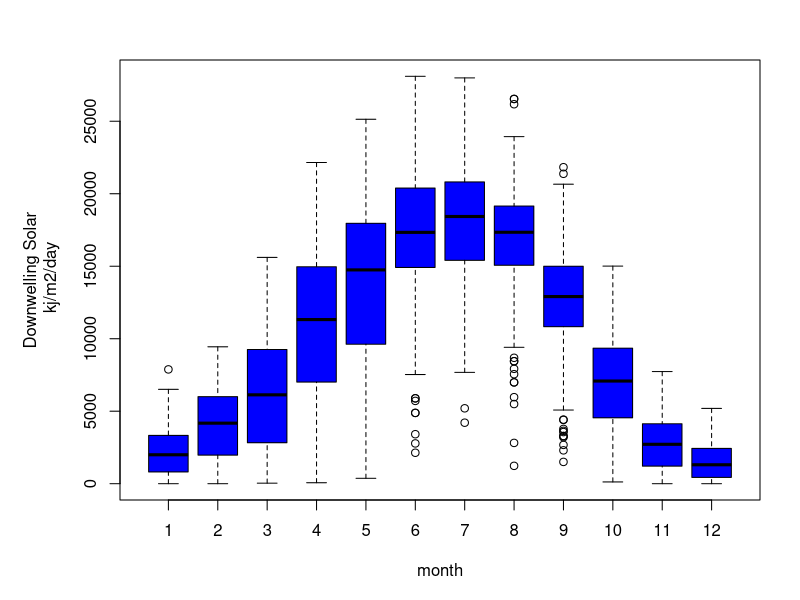

Source code (R):
sunlight = read.table("sun.txt", header=T)
par(mar=c(5,6,3,2))
boxplot(sunlight$Kdown_direct~sunlight$month,
        ylab="Downwelling Solar\n kj/m2/day",
        xlab="month", col="blue")

